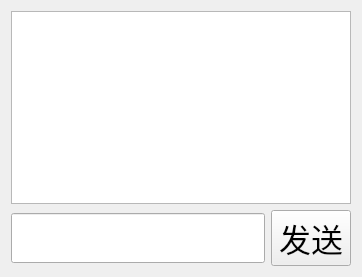
<?xml version="1.0" encoding="UTF-8"?>
<ui version="4.0">
 <class>PrivateChat</class>
 <widget class="QWidget" name="PrivateChat">
  <property name="geometry">
   <rect>
    <x>0</x>
    <y>0</y>
    <width>362</width>
    <height>277</height>
   </rect>
  </property>
  <property name="windowTitle">
   <string>Form</string>
  </property>
  <layout class="QVBoxLayout" name="verticalLayout_2">
   <item>
    <layout class="QVBoxLayout" name="verticalLayout">
     <item>
      <widget class="QTextEdit" name="showMsg_te"/>
     </item>
     <item>
      <layout class="QHBoxLayout" name="horizontalLayout">
       <item>
        <widget class="QLineEdit" name="inputMsg_le">
         <property name="minimumSize">
          <size>
           <width>0</width>
           <height>50</height>
          </size>
         </property>
        </widget>
       </item>
       <item>
        <widget class="QPushButton" name="sendMsg_pb">
         <property name="font">
          <font>
           <family>微软雅黑</family>
           <pointsize>24</pointsize>
          </font>
         </property>
         <property name="text">
          <string>发送</string>
         </property>
        </widget>
       </item>
      </layout>
     </item>
    </layout>
   </item>
  </layout>
 </widget>
 <resources/>
 <connections/>
</ui>
